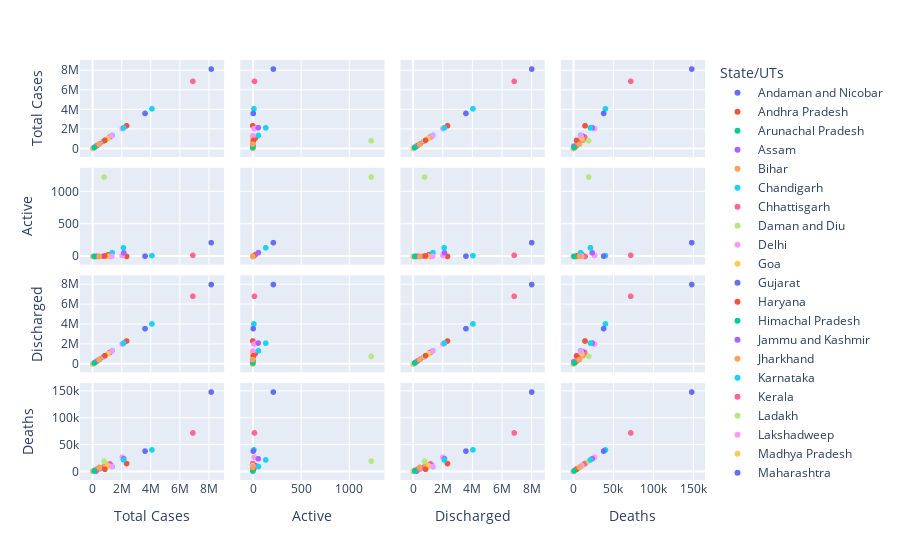

This figure's notebook cell:
### Markdown cell above
## Visualization No.7
**The scatter matrix visualizes pairwise relationships between 'Total Cases', 'Active', 'Discharged', and 'Deaths' in the COVID-19 dataset**

### Code cell
# Import the necessary libraries
import pandas as pd
import plotly.express as px

# Creates a scatter matrix 
fig = px.scatter_matrix(df, dimensions=["Total Cases", "Active", "Discharged", "Deaths"], color=df['State/UTs'])
fig.show()   # Displays the interactive scatter matrix

### Figure 1 — Plotly figure (JSON) as saved in the notebook; plotly's stock layout.template omitted (floating-point values rounded to 4 significant figures)
{"data": [{"dimensions": [{"axis": {"matches": true}, "label": "Total Cases", "values": [10766]}, {"axis": {"matches": true}, "label": "Active", "values": [0]}, {"axis": {"matches": true}, "label": "Discharged", "values": [10637]}, {"axis": {"matches": true}, "label": "Deaths", "values": [129]}], "hovertemplate": "State/UTs=Andaman and Nicobar<br>%{xaxis.title.text}=%{x}<br>%{yaxis.title.text}=%{y}<extra></extra>", "legendgroup": "Andaman and Nicobar", "marker": {"color": "#636efa", "symbol": "circle"}, "name": "Andaman and Nicobar", "showlegend": true, "type": "splom"}, {"dimensions": [{"axis": {"matches": true}, "label": "Total Cases", "values": [2340676]}, {"axis": {"matches": true}, "label": "Active", "values": [0]}, {"axis": {"matches": true}, "label": "Discharged", "values": [2325943]}, {"axis": {"matches": true}, "label": "Deaths", "values": [14733]}], "hovertemplate": "State/UTs=Andhra Pradesh<br>%{xaxis.title.text}=%{x}<br>%{yaxis.title.text}=%{y}<extra></extra>", "legendgroup": "Andhra Pradesh", "marker": {"color": "#EF553B", "symbol": "circle"}, "name": "Andhra Pradesh", "showlegend": true, "type": "splom"}, {"dimensions": [{"axis": {"matches": true}, "label": "Total Cases", "values": [67049]}, {"axis": {"matches": true}, "label": "Active", "values": [0]}, {"axis": {"matches": true}, "label": "Discharged", "values": [66753]}, {"axis": {"matches": true}, "label": "Deaths", "values": [296]}], "hovertemplate": "State/UTs=Arunachal Pradesh<br>%{xaxis.title.text}=%{x}<br>%{yaxis.title.text}=%{y}<extra></extra>", "legendgroup": "Arunachal Pradesh", "marker": {"color": "#00cc96", "symbol": "circle"}, "name": "Arunachal Pradesh", "showlegend": true, "type": "splom"}, {"dimensions": [{"axis": {"matches": true}, "label": "Total Cases", "values": [746159]}, {"axis": {"matches": true}, "label": "Active", "values": [5]}, {"axis": {"matches": true}, "label": "Discharged", "values": [738119]}, {"axis": {"matches": true}, "label": "Deaths", "values": [8035]}], "hovertemplate": "State/UTs=Assam<br>%{xaxis.title.text}=%{x}<br>%{yaxis.title.text}=%{y}<extra></extra>", "legendgroup": "Assam", "marker": {"color": "#ab63fa", "symbol": "circle"}, "name": "Assam", "showlegend": true, "type": "splom"}, {"dimensions": [{"axis": {"matches": true}, "label": "Total Cases", "values": [855267]}, {"axis": {"matches": true}, "label": "Active", "values": [1]}, {"axis": {"matches": true}, "label": "Discharged", "values": [842952]}, {"axis": {"matches": true}, "label": "Deaths", "values": [12314]}], "hovertemplate": "State/UTs=Bihar<br>%{xaxis.title.text}=%{x}<br>%{yaxis.title.text}=%{y}<extra></extra>", "legendgroup": "Bihar", "marker": {"color": "#FFA15A", "symbol": "circle"}, "name": "Bihar", "showlegend": true, "type": "splom"}, {"dimensions": [{"axis": {"matches": true}, "label": "Total Cases", "values": [100693]}, {"axis": {"matches": true}, "label": "Active", "values": [0]}, {"axis": {"matches": true}, "label": "Discharged", "values": [99508]}, {"axis": {"matches": true}, "label": "Deaths", "values": [1185]}], "hovertemplate": "State/UTs=Chandigarh<br>%{xaxis.title.text}=%{x}<br>%{yaxis.title.text}=%{y}<extra></extra>", "legendgroup": "Chandigarh", "marker": {"color": "#19d3f3", "symbol": "circle"}, "name": "Chandigarh", "showlegend": true, "type": "splom"}, {"dimensions": [{"axis": {"matches": true}, "label": "Total Cases", "values": [1187695]}, {"axis": {"matches": true}, "label": "Active", "values": [0]}, {"axis": {"matches": true}, "label": "Discharged", "values": [1173505]}, {"axis": {"matches": true}, "label": "Deaths", "values": [14190]}], "hovertemplate": "State/UTs=Chhattisgarh<br>%{xaxis.title.text}=%{x}<br>%{yaxis.title.text}=%{y}<extra></extra>", "legendgroup": "Chhattisgarh", "marker": {"color": "#FF6692", "symbol": "circle"}, "name": "Chhattisgarh", "showlegend": true, "type": "splom"}, {"dimensions": [{"axis": {"matches": true}, "label": "Total Cases", "values": [11592]}, {"axis": {"matches": true}, "label": "Active", "values": [0]}, {"axis": {"matches": true}, "label": "Discharged", "values": [11588]}, {"axis": {"matches": true}, "label": "Deaths", "values": [4]}], "hovertemplate": "State/UTs=Daman and Diu<br>%{xaxis.title.text}=%{x}<br>%{yaxis.title.text}=%{y}<extra></extra>", "legendgroup": "Daman and Diu", "marker": {"color": "#B6E880", "symbol": "circle"}, "name": "Daman and Diu", "showlegend": true, "type": "splom"}, {"dimensions": [{"axis": {"matches": true}, "label": "Total Cases", "values": [2040910]}, {"axis": {"matches": true}, "label": "Active", "values": [14]}, {"axis": {"matches": true}, "label": "Discharged", "values": [2014230]}, {"axis": {"matches": true}, "label": "Deaths", "values": [26666]}], "hovertemplate": "State/UTs=Delhi<br>%{xaxis.title.text}=%{x}<br>%{yaxis.title.text}=%{y}<extra></extra>", "legendgroup": "Delhi", "marker": {"color": "#FF97FF", "symbol": "circle"}, "name": "Delhi", "showlegend": true, "type": "splom"}, {"dimensions": [{"axis": {"matches": true}, "label": "Total Cases", "values": [263346]}, {"axis": {"matches": true}, "label": "Active", "values": [3]}, {"axis": {"matches": true}, "label": "Discharged", "values": [259329]}, {"axis": {"matches": true}, "label": "Deaths", "values": [4014]}], "hovertemplate": "State/UTs=Goa<br>%{xaxis.title.text}=%{x}<br>%{yaxis.title.text}=%{y}<extra></extra>", "legendgroup": "Goa", "marker": {"color": "#FECB52", "symbol": "circle"}, "name": "Goa", "showlegend": true, "type": "splom"}, {"dimensions": [{"axis": {"matches": true}, "label": "Total Cases", "values": [1291383]}, {"axis": {"matches": true}, "label": "Active", "values": [5]}, {"axis": {"matches": true}, "label": "Discharged", "values": [1280299]}, {"axis": {"matches": true}, "label": "Deaths", "values": [11079]}], "hovertemplate": "State/UTs=Gujarat<br>%{xaxis.title.text}=%{x}<br>%{yaxis.title.text}=%{y}<extra></extra>", "legendgroup": "Gujarat", "marker": {"color": "#636efa", "symbol": "circle"}, "name": "Gujarat", "showlegend": true, "type": "splom"}, {"dimensions": [{"axis": {"matches": true}, "label": "Total Cases", "values": [1078903]}, {"axis": {"matches": true}, "label": "Active", "values": [27]}, {"axis": {"matches": true}, "label": "Discharged", "values": [1068121]}, {"axis": {"matches": true}, "label": "Deaths", "values": [10755]}], "hovertemplate": "State/UTs=Haryana<br>%{xaxis.title.text}=%{x}<br>%{yaxis.title.text}=%{y}<extra></extra>", "legendgroup": "Haryana", "marker": {"color": "#EF553B", "symbol": "circle"}, "name": "Haryana", "showlegend": true, "type": "splom"}, {"dimensions": [{"axis": {"matches": true}, "label": "Total Cases", "values": [322905]}, {"axis": {"matches": true}, "label": "Active", "values": [4]}, {"axis": {"matches": true}, "label": "Discharged", "values": [318660]}, {"axis": {"matches": true}, "label": "Deaths", "values": [4241]}], "hovertemplate": "State/UTs=Himachal Pradesh<br>%{xaxis.title.text}=%{x}<br>%{yaxis.title.text}=%{y}<extra></extra>", "legendgroup": "Himachal Pradesh", "marker": {"color": "#00cc96", "symbol": "circle"}, "name": "Himachal Pradesh", "showlegend": true, "type": "splom"}, {"dimensions": [{"axis": {"matches": true}, "label": "Total Cases", "values": [482023]}, {"axis": {"matches": true}, "label": "Active", "values": [0]}, {"axis": {"matches": true}, "label": "Discharged", "values": [477231]}, {"axis": {"matches": true}, "label": "Deaths", "values": [4792]}], "hovertemplate": "State/UTs=Jammu and Kashmir<br>%{xaxis.title.text}=%{x}<br>%{yaxis.title.text}=%{y}<extra></extra>", "legendgroup": "Jammu and Kashmir", "marker": {"color": "#ab63fa", "symbol": "circle"}, "name": "Jammu and Kashmir", "showlegend": true, "type": "splom"}, {"dimensions": [{"axis": {"matches": true}, "label": "Total Cases", "values": [443826]}, {"axis": {"matches": true}, "label": "Active", "values": [1]}, {"axis": {"matches": true}, "label": "Discharged", "values": [438491]}, {"axis": {"matches": true}, "label": "Deaths", "values": [5334]}], "hovertemplate": "State/UTs=Jharkhand<br>%{xaxis.title.text}=%{x}<br>%{yaxis.title.text}=%{y}<extra></extra>", "legendgroup": "Jharkhand", "marker": {"color": "#FFA15A", "symbol": "circle"}, "name": "Jharkhand", "showlegend": true, "type": "splom"}, {"dimensions": [{"axis": {"matches": true}, "label": "Total Cases", "values": [4088769]}, {"axis": {"matches": true}, "label": "Active", "values": [12]}, {"axis": {"matches": true}, "label": "Discharged", "values": [4048399]}, {"axis": {"matches": true}, "label": "Deaths", "values": [40358]}], "hovertemplate": "State/UTs=Karnataka<br>%{xaxis.title.text}=%{x}<br>%{yaxis.title.text}=%{y}<extra></extra>", "legendgroup": "Karnataka", "marker": {"color": "#19d3f3", "symbol": "circle"}, "name": "Karnataka", "showlegend": true, "type": "splom"}, {"dimensions": [{"axis": {"matches": true}, "label": "Total Cases", "values": [6907241]}, {"axis": {"matches": true}, "label": "Active", "values": [18]}, {"axis": {"matches": true}, "label": "Discharged", "values": [6835181]}, {"axis": {"matches": true}, "label": "Deaths", "values": [72042]}], "hovertemplate": "State/UTs=Kerala<br>%{xaxis.title.text}=%{x}<br>%{yaxis.title.text}=%{y}<extra></extra>", "legendgroup": "Kerala", "marker": {"color": "#FF6692", "symbol": "circle"}, "name": "Kerala", "showlegend": true, "type": "splom"}, {"dimensions": [{"axis": {"matches": true}, "label": "Total Cases", "values": [29602]}, {"axis": {"matches": true}, "label": "Active", "values": [0]}, {"axis": {"matches": true}, "label": "Discharged", "values": [29371]}, {"axis": {"matches": true}, "label": "Deaths", "values": [231]}], "hovertemplate": "State/UTs=Ladakh<br>%{xaxis.title.text}=%{x}<br>%{yaxis.title.text}=%{y}<extra></extra>", "legendgroup": "Ladakh", "marker": {"color": "#B6E880", "symbol": "circle"}, "name": "Ladakh", "showlegend": true, "type": "splom"}, {"dimensions": [{"axis": {"matches": true}, "label": "Total Cases", "values": [11415]}, {"axis": {"matches": true}, "label": "Active", "values": [0]}, {"axis": {"matches": true}, "label": "Discharged", "values": [11363]}, {"axis": {"matches": true}, "label": "Deaths", "values": [52]}], "hovertemplate": "State/UTs=Lakshadweep<br>%{xaxis.title.text}=%{x}<br>%{yaxis.title.text}=%{y}<extra></extra>", "legendgroup": "Lakshadweep", "marker": {"color": "#FF97FF", "symbol": "circle"}, "name": "Lakshadweep", "showlegend": true, "type": "splom"}, {"dimensions": [{"axis": {"matches": true}, "label": "Total Cases", "values": [1056351]}, {"axis": {"matches": true}, "label": "Active", "values": [0]}, {"axis": {"matches": true}, "label": "Discharged", "values": [1045565]}, {"axis": {"matches": true}, "label": "Deaths", "values": [10786]}], "hovertemplate": "State/UTs=Madhya Pradesh<br>%{xaxis.title.text}=%{x}<br>%{yaxis.title.text}=%{y}<extra></extra>", "legendgroup": "Madhya Pradesh", "marker": {"color": "#FECB52", "symbol": "circle"}, "name": "Madhya Pradesh", "showlegend": true, "type": "splom"}, {"dimensions": [{"axis": {"matches": true}, "label": "Total Cases", "values": [8171048]}, {"axis": {"matches": true}, "label": "Active", "values": [214]}, {"axis": {"matches": true}, "label": "Discharged", "values": [8022276]}, {"axis": {"matches": true}, "label": "Deaths", "values": [148558]}], "hovertemplate": "State/UTs=Maharashtra<br>%{xaxis.title.text}=%{x}<br>%{yaxis.title.text}=%{y}<extra></extra>", "legendgroup": "Maharashtra", "marker": {"color": "#636efa", "symbol": "circle"}, "name": "Maharashtra", "showlegend": true, "type": "splom"}, {"dimensions": [{"axis": {"matches": true}, "label": "Total Cases", "values": [140034]}, {"axis": {"matches": true}, "label": "Active", "values": [0]}, {"axis": {"matches": true}, "label": "Discharged", "values": [137885]}, {"axis": {"matches": true}, "label": "Deaths", "values": [2149]}], "hovertemplate": "State/UTs=Manipur<br>%{xaxis.title.text}=%{x}<br>%{yaxis.title.text}=%{y}<extra></extra>", "legendgroup": "Manipur", "marker": {"color": "#EF553B", "symbol": "circle"}, "name": "Manipur", "showlegend": true, "type": "splom"}, {"dimensions": [{"axis": {"matches": true}, "label": "Total Cases", "values": [96983]}, {"axis": {"matches": true}, "label": "Active", "values": [3]}, {"axis": {"matches": true}, "label": "Discharged", "values": [95352]}, {"axis": {"matches": true}, "label": "Deaths", "values": [1628]}], "hovertemplate": "State/UTs=Meghalaya<br>%{xaxis.title.text}=%{x}<br>%{yaxis.title.text}=%{y}<extra></extra>", "legendgroup": "Meghalaya", "marker": {"color": "#00cc96", "symbol": "circle"}, "name": "Meghalaya", "showlegend": true, "type": "splom"}, {"dimensions": [{"axis": {"matches": true}, "label": "Total Cases", "values": [239560]}, {"axis": {"matches": true}, "label": "Active", "values": [1]}, {"axis": {"matches": true}, "label": "Discharged", "values": [238825]}, {"axis": {"matches": true}, "label": "Deaths", "values": [734]}], "hovertemplate": "State/UTs=Mizoram<br>%{xaxis.title.text}=%{x}<br>%{yaxis.title.text}=%{y}<extra></extra>", "legendgroup": "Mizoram", "marker": {"color": "#ab63fa", "symbol": "circle"}, "name": "Mizoram", "showlegend": true, "type": "splom"}, {"dimensions": [{"axis": {"matches": true}, "label": "Total Cases", "values": [36033]}, {"axis": {"matches": true}, "label": "Active", "values": [0]}, {"axis": {"matches": true}, "label": "Discharged", "values": [35251]}, {"axis": {"matches": true}, "label": "Deaths", "values": [782]}], "hovertemplate": "State/UTs=Nagaland<br>%{xaxis.title.text}=%{x}<br>%{yaxis.title.text}=%{y}<extra></extra>", "legendgroup": "Nagaland", "marker": {"color": "#FFA15A", "symbol": "circle"}, "name": "Nagaland", "showlegend": true, "type": "splom"}, {"dimensions": [{"axis": {"matches": true}, "label": "Total Cases", "values": [1348409]}, {"axis": {"matches": true}, "label": "Active", "values": [59]}, {"axis": {"matches": true}, "label": "Discharged", "values": [1339135]}, {"axis": {"matches": true}, "label": "Deaths", "values": [9215]}], "hovertemplate": "State/UTs=Odisha<br>%{xaxis.title.text}=%{x}<br>%{yaxis.title.text}=%{y}<extra></extra>", "legendgroup": "Odisha", "marker": {"color": "#19d3f3", "symbol": "circle"}, "name": "Odisha", "showlegend": true, "type": "splom"}, {"dimensions": [{"axis": {"matches": true}, "label": "Total Cases", "values": [177547]}, {"axis": {"matches": true}, "label": "Active", "values": [0]}, {"axis": {"matches": true}, "label": "Discharged", "values": [175566]}, {"axis": {"matches": true}, "label": "Deaths", "values": [1981]}], "hovertemplate": "State/UTs=Puducherry<br>%{xaxis.title.text}=%{x}<br>%{yaxis.title.text}=%{y}<extra></extra>", "legendgroup": "Puducherry", "marker": {"color": "#FF6692", "symbol": "circle"}, "name": "Puducherry", "showlegend": true, "type": "splom"}, {"dimensions": [{"axis": {"matches": true}, "label": "Total Cases", "values": [793644]}, {"axis": {"matches": true}, "label": "Active", "values": [1233]}, {"axis": {"matches": true}, "label": "Discharged", "values": [773073]}, {"axis": {"matches": true}, "label": "Deaths", "values": [19338]}], "hovertemplate": "State/UTs=Punjab<br>%{xaxis.title.text}=%{x}<br>%{yaxis.title.text}=%{y}<extra></extra>", "legendgroup": "Punjab", "marker": {"color": "#B6E880", "symbol": "circle"}, "name": "Punjab", "showlegend": true, "type": "splom"}, {"dimensions": [{"axis": {"matches": true}, "label": "Total Cases", "values": [1326465]}, {"axis": {"matches": true}, "label": "Active", "values": [2]}, {"axis": {"matches": true}, "label": "Discharged", "values": [1316727]}, {"axis": {"matches": true}, "label": "Deaths", "values": [9736]}], "hovertemplate": "State/UTs=Rajasthan<br>%{xaxis.title.text}=%{x}<br>%{yaxis.title.text}=%{y}<extra></extra>", "legendgroup": "Rajasthan", "marker": {"color": "#FF97FF", "symbol": "circle"}, "name": "Rajasthan", "showlegend": true, "type": "splom"}, {"dimensions": [{"axis": {"matches": true}, "label": "Total Cases", "values": [44927]}, {"axis": {"matches": true}, "label": "Active", "values": [4]}, {"axis": {"matches": true}, "label": "Discharged", "values": [44422]}, {"axis": {"matches": true}, "label": "Deaths", "values": [501]}], "hovertemplate": "State/UTs=Sikkim<br>%{xaxis.title.text}=%{x}<br>%{yaxis.title.text}=%{y}<extra></extra>", "legendgroup": "Sikkim", "marker": {"color": "#FECB52", "symbol": "circle"}, "name": "Sikkim", "showlegend": true, "type": "splom"}, {"dimensions": [{"axis": {"matches": true}, "label": "Total Cases", "values": [3610655]}, {"axis": {"matches": true}, "label": "Active", "values": [5]}, {"axis": {"matches": true}, "label": "Discharged", "values": [3572569]}, {"axis": {"matches": true}, "label": "Deaths", "values": [38081]}], "hovertemplate": "State/UTs=Tamil Nadu<br>%{xaxis.title.text}=%{x}<br>%{yaxis.title.text}=%{y}<extra></extra>", "legendgroup": "Tamil Nadu", "marker": {"color": "#636efa", "symbol": "circle"}, "name": "Tamil Nadu", "showlegend": true, "type": "splom"}, {"dimensions": [{"axis": {"matches": true}, "label": "Total Cases", "values": [844432]}, {"axis": {"matches": true}, "label": "Active", "values": [8]}, {"axis": {"matches": true}, "label": "Discharged", "values": [840313]}, {"axis": {"matches": true}, "label": "Deaths", "values": [4111]}], "hovertemplate": "State/UTs=Telengana<br>%{xaxis.title.text}=%{x}<br>%{yaxis.title.text}=%{y}<extra></extra>", "legendgroup": "Telengana", "marker": {"color": "#EF553B", "symbol": "circle"}, "name": "Telengana", "showlegend": true, "type": "splom"}, {"dimensions": [{"axis": {"matches": true}, "label": "Total Cases", "values": [108493]}, {"axis": {"matches": true}, "label": "Active", "values": [1]}, {"axis": {"matches": true}, "label": "Discharged", "values": [107550]}, {"axis": {"matches": true}, "label": "Deaths", "values": [942]}], "hovertemplate": "State/UTs=Tripura<br>%{xaxis.title.text}=%{x}<br>%{yaxis.title.text}=%{y}<extra></extra>", "legendgroup": "Tripura", "marker": {"color": "#00cc96", "symbol": "circle"}, "name": "Tripura", "showlegend": true, "type": "splom"}, {"dimensions": [{"axis": {"matches": true}, "label": "Total Cases", "values": [2145431]}, {"axis": {"matches": true}, "label": "Active", "values": [57]}, {"axis": {"matches": true}, "label": "Discharged", "values": [2121662]}, {"axis": {"matches": true}, "label": "Deaths", "values": [23712]}], "hovertemplate": "State/UTs=Uttar Pradesh<br>%{xaxis.title.text}=%{x}<br>%{yaxis.title.text}=%{y}<extra></extra>", "legendgroup": "Uttar Pradesh", "marker": {"color": "#ab63fa", "symbol": "circle"}, "name": "Uttar Pradesh", "showlegend": true, "type": "splom"}, {"dimensions": [{"axis": {"matches": true}, "label": "Total Cases", "values": [452571]}, {"axis": {"matches": true}, "label": "Active", "values": [0]}, {"axis": {"matches": true}, "label": "Discharged", "values": [444803]}, {"axis": {"matches": true}, "label": "Deaths", "values": [7768]}], "hovertemplate": "State/UTs=Uttarakhand<br>%{xaxis.title.text}=%{x}<br>%{yaxis.title.text}=%{y}<extra></extra>", "legendgroup": "Uttarakhand", "marker": {"color": "#FFA15A", "symbol": "circle"}, "name": "Uttarakhand", "showlegend": true, "type": "splom"}, {"dimensions": [{"axis": {"matches": true}, "label": "Total Cases", "values": [2126282]}, {"axis": {"matches": true}, "label": "Active", "values": [135]}, {"axis": {"matches": true}, "label": "Discharged", "values": [2104592]}, {"axis": {"matches": true}, "label": "Deaths", "values": [21555]}], "hovertemplate": "State/UTs=West Bengal<br>%{xaxis.title.text}=%{x}<br>%{yaxis.title.text}=%{y}<extra></extra>", "legendgroup": "West Bengal", "marker": {"color": "#19d3f3", "symbol": "circle"}, "name": "West Bengal", "showlegend": true, "type": "splom"}], "layout": {"autosize": true, "dragmode": "select", "legend": {"title": {"text": "State/UTs"}, "tracegroupgap": 0}, "margin": {"t": 60}, "xaxis": {"autorange": true, "range": [-1333000.0, 9515000.0], "type": "linear"}, "xaxis2": {"autorange": true, "range": [-203.0, 1436.0], "type": "linear"}, "xaxis3": {"autorange": true, "range": [-1308000.0, 9341000.0], "type": "linear"}, "xaxis4": {"autorange": true, "range": [-24460.0, 173000.0], "type": "linear"}, "yaxis": {"autorange": true, "range": [-1333000.0, 9515000.0], "type": "linear"}, "yaxis2": {"autorange": true, "range": [-203.0, 1436.0], "type": "linear"}, "yaxis3": {"autorange": true, "range": [-1308000.0, 9341000.0], "type": "linear"}, "yaxis4": {"autorange": true, "range": [-24460.0, 173000.0], "type": "linear"}}}
